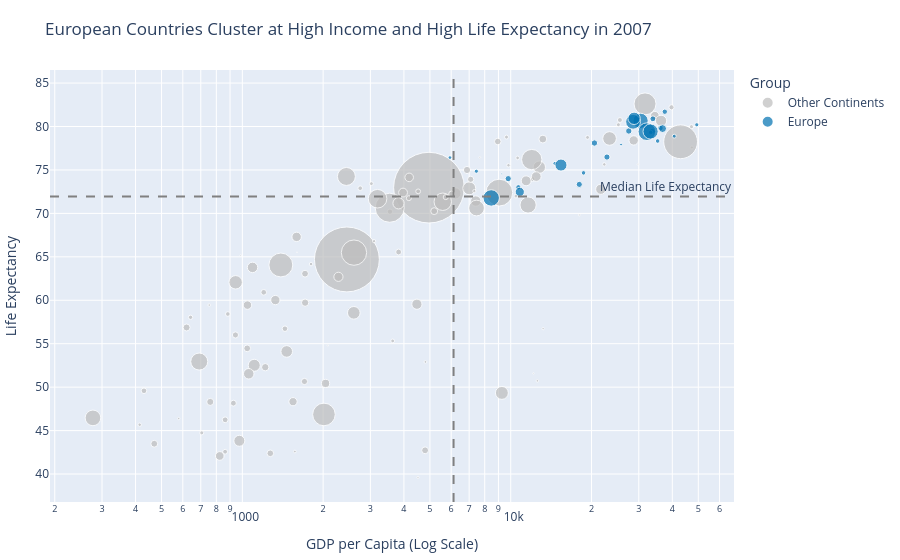

Here is the notebook cell this chart was saved with:
### Markdown cell above
## Task 2 — Bubble chart: tell a story

**What to build:** A bubble chart (full 2007 dataset, all countries) where:
- x = GDP per capita (log scale)
- y = life expectancy
- size = population
- colour = ONE continent highlighted (your choice), all others grey
- At least one annotation explaining the highlighted group's story

> This is the grey-and-highlight technique applied to a bubble chart.

### Code cell
# Task 2
# YOUR CODE HERE
import pandas as pd
import plotly.express as px
import numpy as np

# Load dataset
df = px.data.gapminder()

# Filter to 2007 only
df_2007 = df[df['year'] == 2007].copy()

# Highlight one continent (example: Europe)
highlight_continent = 'Europe'

# Create highlight category
df_2007['highlight'] = np.where(
    df_2007['continent'] == highlight_continent,
    highlight_continent,
    'Other Continents'
)

# Bubble chart
fig = px.scatter(
    df_2007,
    x='gdpPercap',
    y='lifeExp',
    size='pop',
    color='highlight',
    hover_name='country',
    log_x=True,
    size_max=50,
    color_discrete_map={
        highlight_continent: '#0072B2',  # blue highlight
        'Other Continents': '#BDBDBD'    # grey background
    },
    title='European Countries Cluster at High Income and High Life Expectancy in 2007'
)

# Add annotation to explain the pattern
fig.add_annotation(
    x=30000,
    y=80,
    text='Europe forms a tight cluster of<br>wealthier countries with long lifespans',
    showarrow=True,
    arrowhead=2
)

# Add reference lines
median_gdp = df_2007['gdpPercap'].median()
median_life = df_2007['lifeExp'].median()

fig.add_vline(
    x=median_gdp,
    line_dash='dash',
    line_color='grey',
    annotation_text='Median GDP'
)

fig.add_hline(
    y=median_life,
    line_dash='dash',
    line_color='grey',
    annotation_text='Median Life Expectancy'
)

# Layout updates
fig.update_layout(
    xaxis_title='GDP per Capita (Log Scale)',
    yaxis_title='Life Expectancy',
    legend_title='Group',
    margin=dict(t=70, l=10, r=10, b=10)
)

fig.show()

### Figure 1 — Plotly figure (JSON) as saved in the notebook; plotly's stock layout.template omitted (floating-point values rounded to 4 significant figures)
{"data": [{"hovertemplate": "<b>%{hovertext}</b><br><br>highlight=Other Continents<br>gdpPercap=%{x}<br>lifeExp=%{y}<br>pop=%{marker.size}<extra></extra>", "hovertext": ["Afghanistan", "Algeria", "Angola", "Argentina", "Australia", "Bahrain", "Bangladesh", "Benin", "Bolivia", "Botswana", "Brazil", "Burkina Faso", "Burundi", "Cambodia", "Cameroon", "Canada", "Central African Republic", "Chad", "Chile", "China", "Colombia", "Comoros", "Congo, Dem. Rep.", "Congo, Rep.", "Costa Rica", "Cote d'Ivoire", "Cuba", "Djibouti", "Dominican Republic", "Ecuador", "Egypt", "El Salvador", "Equatorial Guinea", "Eritrea", "Ethiopia", "Gabon", "Gambia", "Ghana", "Guatemala", "Guinea", "Guinea-Bissau", "Haiti", "Honduras", "Hong Kong, China", "India", "Indonesia", "Iran", "Iraq", "Israel", "Jamaica", "Japan", "Jordan", "Kenya", "Korea, Dem. Rep.", "Korea, Rep.", "Kuwait", "Lebanon", "Lesotho", "Liberia", "Libya", "Madagascar", "Malawi", "Malaysia", "Mali", "Mauritania", "Mauritius", "Mexico", "Mongolia", "Morocco", "Mozambique", "Myanmar", "Namibia", "Nepal", "New Zealand", "Nicaragua", "Niger", "Nigeria", "Oman", "Pakistan", "Panama", "Paraguay", "Peru", "Philippines", "Puerto Rico", "Reunion", "Rwanda", "Sao Tome and Principe", "Saudi Arabia", "Senegal", "Sierra Leone", "Singapore", "Somalia", "South Africa", "Sri Lanka", "Sudan", "Swaziland", "Syria", "Taiwan", "Tanzania", "Thailand", "Togo", "Trinidad and Tobago", "Tunisia", "Uganda", "United States", "Uruguay", "Venezuela", "Vietnam", "West Bank and Gaza", "Yemen, Rep.", "Zambia", "Zimbabwe"], "legendgroup": "Other Continents", "marker": {"color": "#BDBDBD", "size": [31889923, 33333216, 12420476, 40301927, 20434176, 708573, 150448339, 8078314, 9119152, 1639131, 190010647, 14326203, 8390505, 14131858, 17696293, 33390141, 4369038, 10238807, 16284741, 1318683096, 44227550, 710960, 64606759, 3800610, 4133884, 18013409, 11416987, 496374, 9319622, 13755680, 80264543, 6939688, 551201, 4906585, 76511887, 1454867, 1688359, 22873338, 12572928, 9947814, 1472041, 8502814, 7483763, 6980412, 1110396331, 223547000, 69453570, 27499638, 6426679, 2780132, 127467972, 6053193, 35610177, 23301725, 49044790, 2505559, 3921278, 2012649, 3193942, 6036914, 19167654, 13327079, 24821286, 12031795, 3270065, 1250882, 108700891, 2874127, 33757175, 19951656, 47761980, 2055080, 28901790, 4115771, 5675356, 12894865, 135031164, 3204897, 169270617, 3242173, 6667147, 28674757, 91077287, 3942491, 798094, 8860588, 199579, 27601038, 12267493, 6144562, 4553009, 9118773, 43997828, 20378239, 42292929, 1133066, 19314747, 23174294, 38139640, 65068149, 5701579, 1056608, 10276158, 29170398, 301139947, 3447496, 26084662, 85262356, 4018332, 22211743, 11746035, 12311143], "sizemode": "area", "sizeref": 527500.0, "symbol": "circle"}, "mode": "markers", "name": "Other Continents", "orientation": "v", "showlegend": true, "type": "scatter", "x": [974.6, 6223.0, 4797.0, 12780.0, 34440.0, 29800.0, 1391.0, 1441.0, 3822.0, 12570.0, 9066.0, 1217.0, 430.1, 1714.0, 2042.0, 36320.0, 706.0, 1704.0, 13170.0, 4959.0, 7007.0, 986.1, 277.6, 3633.0, 9645.0, 1545.0, 8948.0, 2082.0, 6025.0, 6873.0, 5581.0, 5728.0, 12150.0, 641.4, 690.8, 13210.0, 752.7, 1328.0, 5186.0, 942.7, 579.2, 1202.0, 3548.0, 39720.0, 2452.0, 3541.0, 11610.0, 4471.0, 25520.0, 7321.0, 31660.0, 4519.0, 1463.0, 1593.0, 23350.0, 47310.0, 10460.0, 1569.0, 414.5, 12060.0, 1045.0, 759.3, 12450.0, 1043.0, 1803.0, 10960.0, 11980.0, 3096.0, 3820.0, 823.7, 944.0, 4811.0, 1091.0, 25190.0, 2749.0, 619.7, 2014.0, 22320.0, 2606.0, 9809.0, 4173.0, 7409.0, 3190.0, 19330.0, 7670.0, 863.1, 1598.0, 21650.0, 1712.0, 862.5, 47140.0, 926.1, 9270.0, 3970.0, 2602.0, 4513.0, 4185.0, 28720.0, 1107.0, 7458.0, 883.0, 18010.0, 7093.0, 1056.0, 42950.0, 10610.0, 11420.0, 2442.0, 3025.0, 2281.0, 1271.0, 469.7], "xaxis": "x", "y": [43.83, 72.3, 42.73, 75.32, 81.23, 75.64, 64.06, 56.73, 65.55, 50.73, 72.39, 52.3, 49.58, 59.72, 50.43, 80.65, 44.74, 50.65, 78.55, 72.96, 72.89, 65.15, 46.46, 55.32, 78.78, 48.33, 78.27, 54.79, 72.23, 74.99, 71.34, 71.88, 51.58, 58.04, 52.95, 56.73, 59.45, 60.02, 70.26, 56.01, 46.39, 60.92, 70.2, 82.21, 64.7, 70.65, 70.96, 59.55, 80.75, 72.57, 82.6, 72.53, 54.11, 67.3, 78.62, 77.59, 71.99, 42.59, 45.68, 73.95, 59.44, 48.3, 74.24, 54.47, 64.16, 72.8, 76.19, 66.8, 71.16, 42.08, 62.07, 52.91, 63.78, 80.2, 72.9, 56.87, 46.86, 75.64, 65.48, 75.54, 71.75, 71.42, 71.69, 78.75, 76.44, 46.24, 65.53, 72.78, 63.06, 42.57, 79.97, 48.16, 49.34, 72.4, 58.56, 39.61, 74.14, 78.4, 52.52, 70.62, 58.42, 69.82, 73.92, 51.54, 78.24, 76.38, 73.75, 74.25, 73.42, 62.7, 42.38, 43.49], "yaxis": "y"}, {"hovertemplate": "<b>%{hovertext}</b><br><br>highlight=Europe<br>gdpPercap=%{x}<br>lifeExp=%{y}<br>pop=%{marker.size}<extra></extra>", "hovertext": ["Albania", "Austria", "Belgium", "Bosnia and Herzegovina", "Bulgaria", "Croatia", "Czech Republic", "Denmark", "Finland", "France", "Germany", "Greece", "Hungary", "Iceland", "Ireland", "Italy", "Montenegro", "Netherlands", "Norway", "Poland", "Portugal", "Romania", "Serbia", "Slovak Republic", "Slovenia", "Spain", "Sweden", "Switzerland", "Turkey", "United Kingdom"], "legendgroup": "Europe", "marker": {"color": "#0072B2", "size": [3600523, 8199783, 10392226, 4552198, 7322858, 4493312, 10228744, 5468120, 5238460, 61083916, 82400996, 10706290, 9956108, 301931, 4109086, 58147733, 684736, 16570613, 4627926, 38518241, 10642836, 22276056, 10150265, 5447502, 2009245, 40448191, 9031088, 7554661, 71158647, 60776238], "sizemode": "area", "sizeref": 527500.0, "symbol": "circle"}, "mode": "markers", "name": "Europe", "orientation": "v", "showlegend": true, "type": "scatter", "x": [5937.0, 36130.0, 33690.0, 7446.0, 10680.0, 14620.0, 22830.0, 35280.0, 33210.0, 30470.0, 32170.0, 27540.0, 18010.0, 36180.0, 40680.0, 28570.0, 9254.0, 36800.0, 49360.0, 15390.0, 20510.0, 10810.0, 9787.0, 18680.0, 25770.0, 28820.0, 33860.0, 37510.0, 8458.0, 33200.0], "xaxis": "x", "y": [76.42, 79.83, 79.44, 74.85, 73.0, 75.75, 76.49, 78.33, 79.31, 80.66, 79.41, 79.48, 73.34, 81.76, 78.89, 80.55, 74.54, 79.76, 80.2, 75.56, 78.1, 72.48, 74.0, 74.66, 77.93, 80.94, 80.88, 81.7, 71.78, 79.42], "yaxis": "y"}], "layout": {"annotations": [{"arrowhead": 2, "showarrow": true, "text": "Europe forms a tight cluster of<br>wealthier countries with long lifespans", "x": 30000, "y": 80}, {"showarrow": false, "text": "Median GDP", "x": 6124.0, "xanchor": "left", "xref": "x", "y": 1, "yanchor": "top", "yref": "y domain"}, {"showarrow": false, "text": "Median Life Expectancy", "x": 1, "xanchor": "right", "xref": "x domain", "y": 71.94, "yanchor": "bottom", "yref": "y"}], "legend": {"itemsizing": "constant", "title": {"text": "Group"}, "tracegroupgap": 0}, "margin": {"b": 10, "l": 10, "r": 10, "t": 70}, "shapes": [{"line": {"color": "grey", "dash": "dash"}, "type": "line", "x0": 6124.0, "x1": 6124.0, "xref": "x", "y0": 0, "y1": 1, "yref": "y domain"}, {"line": {"color": "grey", "dash": "dash"}, "type": "line", "x0": 0, "x1": 1, "xref": "x domain", "y0": 71.94, "y1": 71.94, "yref": "y"}], "title": {"text": "European Countries Cluster at High Income and High Life Expectancy in 2007"}, "xaxis": {"anchor": "y", "domain": [0, 1], "title": {"text": "GDP per Capita (Log Scale)"}, "type": "log"}, "yaxis": {"anchor": "x", "domain": [0, 1], "title": {"text": "Life Expectancy"}}}}
